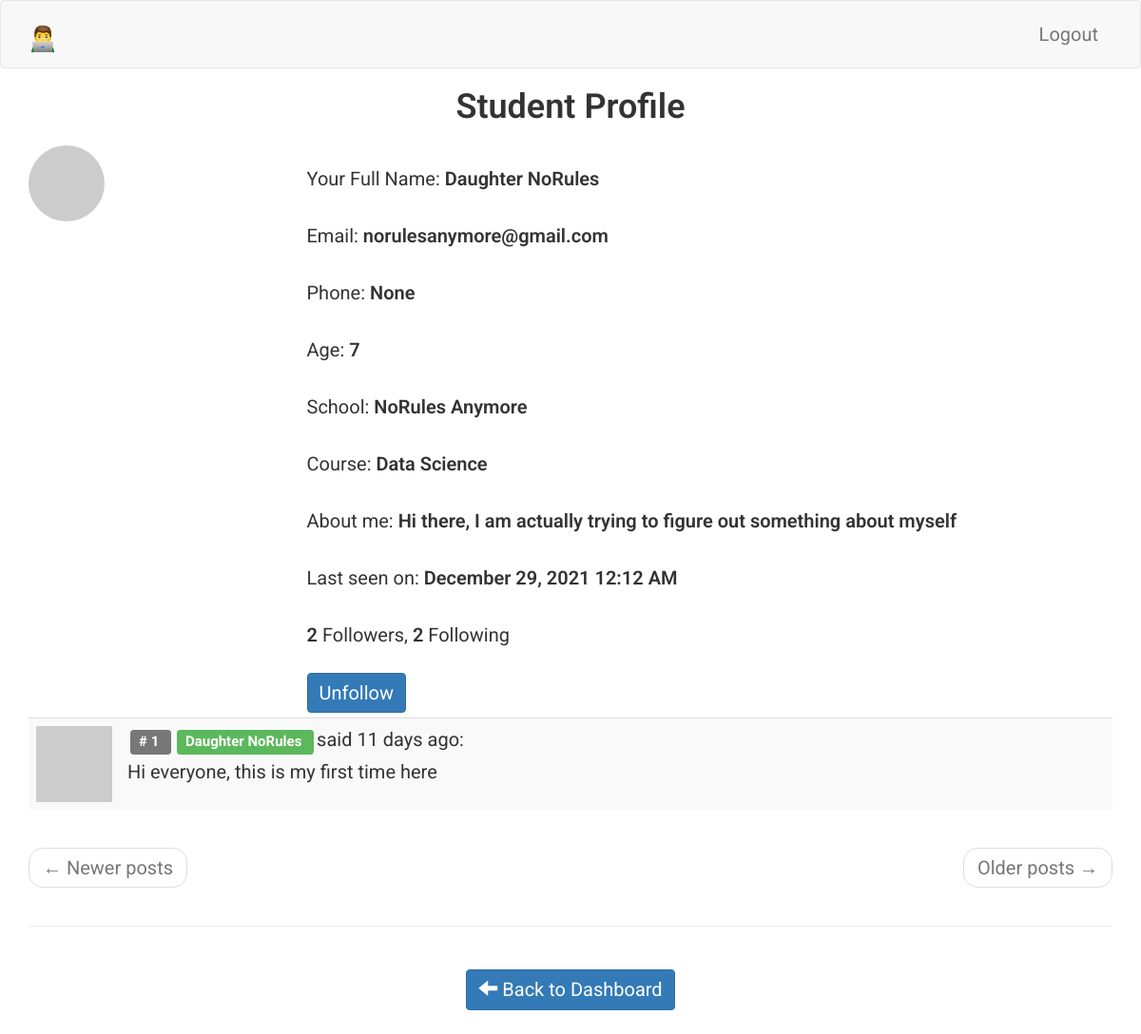
Screenshot of /student/profile/Daughter NoRules (signed in) with the database file from the repository.
### app/models.py (models this page shows, shortened)
class Student(UserMixin, db.Model):
    __tablename__ = 'student'
    id = db.Column(db.Integer, primary_key=True)
    student_full_name = db.Column(db.String(64), index=True, unique=True)
    student_email = db.Column(db.String(120), index=True, unique=True)
    student_phone = db.Column(db.String(120), index=True, unique=True)
    student_school = db.Column(db.String(120), index=True)
    student_age = db.Column(db.Integer, index=True)
    student_course = db.Column(db.String(120), index=True)
    student_password_hash = db.Column(db.String(128))
    student_about_me = db.Column(db.String(140))
    student_last_seen = db.Column(db.DateTime, default=datetime.utcnow)
    parent_id = db.Column(db.Integer, db.ForeignKey('parent.id'))
    comments = db.relationship(
                               'CommunityComment',
                               backref='author',
                               lazy='dynamic'
                               )
    webdev_chapter1_comments = db.relationship(
                                        'WebDevChapter1Comment',
                                        backref='author',
                                        lazy='dynamic'
                                        )
    webdev_chapter1_objectives = db.relationship(
                                        'WebDevChapter1Objectives',
                                        backref='author',
                                        lazy='dynamic'
                                        )
    webdev_chapter1_quiz = db.relationship(
                                        'WebDevChapter1Quiz',
                                        backref='author',
                                        lazy='dynamic'
                                        )
    webdev_chapter1_quiz_options = db.relationship(
                                        'WebDevChapter1QuizOptions',
                                        backref='author',
                                        lazy='dynamic'
                                        )
    def avatar_student(self, size):
        digest = md5(self.student_email.lower().encode('utf-8')).hexdigest()
        return 'https://www.gravatar.com/avatar/{}?d=identicon&s={}'.format(
            digest, size)
    followed = db.relationship(
        'Student',
        secondary=followers,
        primaryjoin=(followers.c.follower_id == id),
        secondaryjoin=(followers.c.followed_id == id),
        backref=db.backref('followers', lazy='dynamic'), lazy='dynamic')
    def is_following(self, student):
        return self.followed.filter(
            followers.c.followed_id == student.id).count() > 0

class CommunityComment(db.Model):
    __tablename__ = 'community_comment'
    id = db.Column(db.Integer, primary_key=True)
    body = db.Column(db.String(140))
    timestamp = db.Column(db.DateTime, index=True, default=datetime.utcnow)
    student_id = db.Column(db.Integer, db.ForeignKey('student.id'))

### app/student/routes.py (the view)
@bp.route('/profile/<student_full_name>')
@login_required
def profile_student(student_full_name):
    student = Student.query.filter_by(
        student_full_name=student_full_name
        ).first_or_404()
    page = request.args.get('page', 1, type=int)
    comments = student.comments.order_by(
        CommunityComment.timestamp.desc()
        ).paginate(
        page, current_app.config['POSTS_PER_PAGE'], False)
    next_url = url_for(
        'student.dashboard_student', student_full_name=student_full_name,
        page=comments.next_num) \
        if comments.has_next else None
    prev_url = url_for(
        'student.dashboard_student', student_full_name=student_full_name,
        page=comments.prev_num) \
        if comments.has_prev else None
    form = EmptyForm()
    return render_template(
        'student/profile_student.html',
        title='Student Profile',
        student=student,
        comments=comments.items,
        next_url=next_url,
        prev_url=prev_url,
        form=form
    )

### app/student/forms.py
class EmptyForm(FlaskForm):
    submit = SubmitField('Post')

### app/models.py (called while the page is built)
@login.user_loader
def load_student(id):
    return Student.query.get(int(id))

### app/student/routes.py (called while the page is built)
@bp.before_request
def before_request():
    if current_user.is_authenticated:
        current_user.student_last_seen = datetime.utcnow()
        db.session.commit()

### app/templates/student/profile_student.html (shortened to what this page needs)
{% extends 'base.html' %}
{% block app_content %}
    <div class="row">
        <div class="col-sm-12">
        </div>
    </div>
    <div class="row">
        <div class="col-sm-12 text-center">
            <H1>{{ title }}</H1>
        </div>
    </div>
    <div class="row">
        <div class="col-sm-3">
            <img src=" {{ student.avatar_student(128) }} " class="img-circle">
        </div>
        <div class="col-sm-9">
            <p>
                Your Full Name: <span style="font-weight: 600;">{{ student.student_full_name }}</span>
            </p>
            <p>
                Email: <span style="font-weight: 600;">{{ student.student_email }}</span>
            </p>
            <p>
                Phone: <span style="font-weight: 600;">{{ student.student_phone }}</span>
            </p>
            <p>
                Age: <span style="font-weight: 600;">{{ student.student_age }}</span>
            </p>
            <p>
                School: <span style="font-weight: 600;">{{ student.student_school }}</span>
            </p>
            <p>
                Course: <span style="font-weight: 600;">{{ student.student_course }}</span>
            </p>
            {% if student.student_about_me %}
                <p>
                    About me: <span style="font-weight: 600;">{{ student.student_about_me }}</span>
                </p>
            {% endif %}
            {% if student.student_last_seen %}
                <p>
                    Last seen on: <span style="font-weight: 600;">{{ moment(student.student_last_seen).format('LLL') }}</span>
                </p>
            {% endif %}
            <p>
                <span style="font-weight: 600;">{{ student.followers.count() }}</span> Followers,
                <span style="font-weight: 600;">{{ student.followed.count() }}</span> Following
            </p>
            {% if not current_user.is_following(student) %}
                <form action="{{ url_for('student.follow_student', student_full_name=student.student_full_name) }}" method="post">
                    {{ form.hidden_tag() }}
                    {{ form.submit(value='Follow', class_='btn btn-primary') }}
                </form>
            {% else %}
                <form action="{{ url_for('student.unfollow_student', student_full_name=student.student_full_name) }}" method="post">
                    {{ form.submit(value='Unfollow', class_='btn btn-primary') }}
                </form>
            {% endif %}
        </div>
    </div>
    <div class="row">
        <div class="col-sm-12">
            {% for comment in comments %}
                {% include 'student/_comments_students.html' %}
            {% endfor %}
        </div>
    </div>
    <div class="row">
        <div class="col-sm-12">
            <nav aria-label="...">
                <ul class="pager">
                    <li class="previous{% if not prev_url %} disabled{% endif %}">
                        <a href="{{ prev_url or '#' }}">
                            <span aria-hidden="true">&larr;</span> Newer posts
                        </a>
                    </li>
                    <li class="next{% if not next_url %} disabled{% endif %}">
                        <a href="{{ next_url or '#' }}">
                            Older posts <span aria-hidden="true">&rarr;</span>
                        </a>
                    </li>
                </ul>
            </nav>
        </div>
    </div>
    <hr>
    <div class="row text-center">
        <div class="col-sm-4">
        </div>
        <div class="col-sm-4">
            <p>
                <a href=" {{ url_for('student.dashboard_student') }} " class="btn btn-primary">
                    <span class="glyphicon glyphicon-arrow-left" aria-hidden="true"></span>
                        Back to Dashboard
                </a>
            </p>
        </div>
        <div class="col-sm-4">
        </div>
    </div>
{% endblock %}

### app/templates/student/_comments_students.html
<table class="table table-striped">
    <tr valign='top'>
        <td width="30px">
            <a href=" {{ url_for('student.profile_student', student_full_name=comment.author.student_full_name) }} ">
                <img src=" {{ comment.author.avatar_student(30) }}  ">
            </a>
        </td>
        <td>
            <span class="comment-id label label-default"># {{ comment.id }} </span>
            <a href="{{ url_for('student.profile_student', student_full_name=comment.author.student_full_name) }}">
                <span class="label label-success"> {{ comment.author.student_full_name }} </span>
            </a>
            said {{ moment(comment.timestamp).fromNow() }}:
            <br>
            <div class="comment-body">
                {{ comment.body }}
            </div>
        </td>
    </tr>
</table>

### app/static/css/main.css (style rules this page uses)
.label { margin: 3px; }
html, body { font-family: 'Roboto', sans-serif; }
h1 { padding-bottom: 10px; font-weight: 600; margin-top: 0px; padding-top: 0px; }
h2, h3, h4, h5, h6, p { margin-top: 0px; padding-top: 10px; padding-bottom: 10px; }
p, li { line-height: 30px; margin-top: 10px; margin-bottom: 10px; }
p, li, td, .btn, .btn-alt, .schedule-btn { font-size: 20px; }
.comment-body { margin-top: 5px; }
.btn { margin-top: 5px; margin-bottom: 5px; }

### rows the page displays
Student: student_full_name "Daughter NoRules", student_email "norulesanymore@gmail.com", student_phone "None", student_age "7", student_school "NoRules Anymore", student_course "Data Science", student_about_me "Hi there, I am actually trying to figure out something about myself", student_last_seen "December 29, 2021 12:12 AM"
CommunityComment: id "1", author.student_full_name "Daughter NoRules", timestamp "11 days ago", body "Hi everyone, this is my first time here"

### other values shown
{{ title }} "Student Profile"
{{ student.followers.count() }} "2"
{{ student.followed.count() }} "2"
